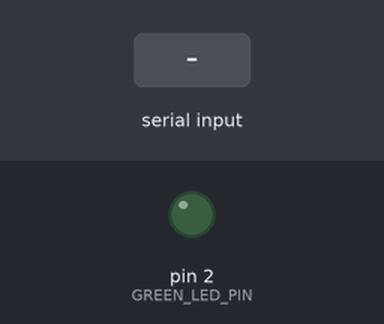
A sketch run on a simulated Arduino Uno, built with avr-gcc and run on an emulated ATmega328P. On the bench: output pins drawn as LEDs (lit = HIGH). The test bench sets the inputs (shaded band). What the sketch prints to the serial monitor is not drawn.

Above: at 1.2 s.
1.3 s: "1" received over Serial
At 1.7 s:
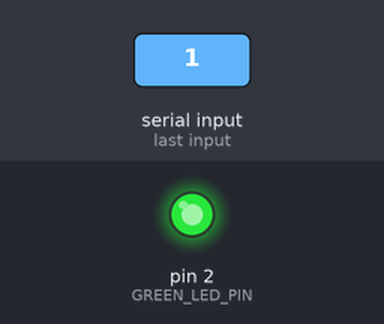
4.3 s: "0" received over Serial
At 5.2 s:
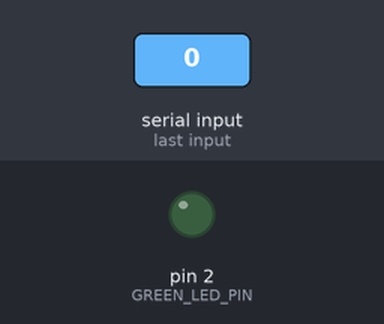
Timing chart, 0 to 7.3 s (numbered marks = the images above; inputs shaded):
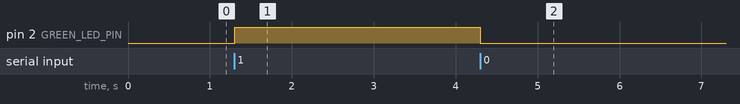

The sketch:

arduino.ino
```cpp
#define GREEN_LED_PIN 2


class State {
  public:
    static String light;

    State() {
    }
};
String State::light = "off";

State AppState;

class Led {
  public:
    void turnOn() {
      if (!Led::isOn()) {
        digitalWrite(GREEN_LED_PIN, HIGH);

        AppState.light = "on";
      }
    }

    void turnOff() {
      if (Led::isOn()) {
        digitalWrite(GREEN_LED_PIN, LOW);

        AppState.light = "off";
      }
    }

  protected:
    boolean isOn() {
      return AppState.light == "on";
    }
};

Led GreenLed;

void setup() {
  Serial.begin(9600);
  pinMode(GREEN_LED_PIN, OUTPUT);

  Serial.print("Starting serial logs");

}


void loop() {
  if(Serial.available() > 0) {
    char action;
    action = (char) Serial.read();
    Serial.print(action);

    switch (action) {
      case '1':
        GreenLed.turnOn();
        break;

      case '0':
        GreenLed.turnOff();
        break;

      default:
        break;
    }

    Serial.print(AppState.light);

    delay(100);
  }
  // GreenLed.turnOn();
  // Serial.print(AppState.light);
  // delay(1000);
  // GreenLed.turnOff();
  // Serial.print(AppState.light);
}
```

Measured:
- after the input at 1.3 s, pin 2 (GREEN_LED_PIN): LOW → HIGH at once
- after the input at 4.3 s, pin 2 (GREEN_LED_PIN): HIGH → LOW at once
